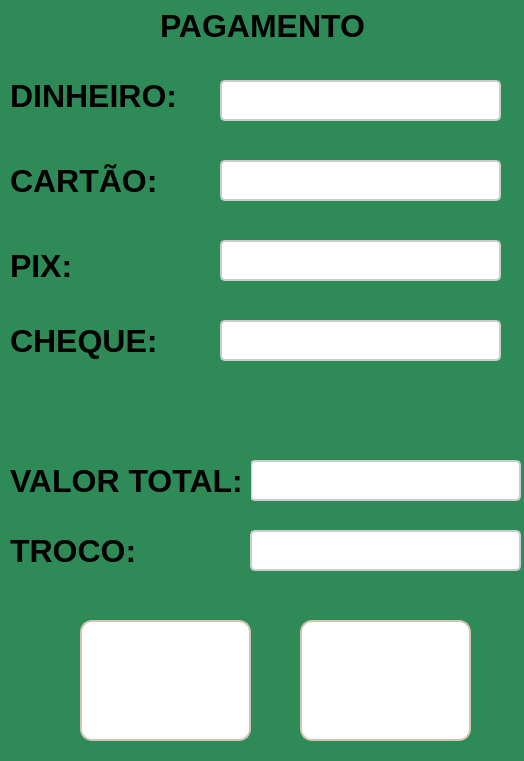
<?xml version="1.0" encoding="UTF-8"?>
<ui version="4.0">
 <class>frm_TelaPagamento</class>
 <widget class="QWidget" name="frm_TelaPagamento">
  <property name="geometry">
   <rect>
    <x>0</x>
    <y>0</y>
    <width>524</width>
    <height>761</height>
   </rect>
  </property>
  <property name="windowTitle">
   <string>Form</string>
  </property>
  <property name="styleSheet">
   <string notr="true">QWidget{
	background-color: #2E8B57;
}</string>
  </property>
  <widget class="QLabel" name="label">
   <property name="geometry">
    <rect>
     <x>160</x>
     <y>10</y>
     <width>211</width>
     <height>31</height>
    </rect>
   </property>
   <property name="styleSheet">
    <string notr="true">QLabel {
    font-size: 32px;
    color: #000000;
    font-weight: bold;
    text-shadow: 1px 1px 2px rgba(0, 0, 0, 0.4);
}</string>
   </property>
   <property name="text">
    <string>PAGAMENTO</string>
   </property>
  </widget>
  <widget class="QLineEdit" name="txt_Dinheiro">
   <property name="geometry">
    <rect>
     <x>220</x>
     <y>80</y>
     <width>281</width>
     <height>41</height>
    </rect>
   </property>
   <property name="styleSheet">
    <string notr="true">QLineEdit {
    border: 2px solid #cccccc; 
    border-radius: 5px; 
    padding: 6px; 
    font-size: 14px; 
    background-color: #ffffff;
    transition: all 0.3s ease;
	color: #000000;
}

QLineEdit:hover {
    border: 2px solid #3f51b5; 
    background-color: #f5f5f5; 
}
</string>
   </property>
  </widget>
  <widget class="QLabel" name="label_2">
   <property name="geometry">
    <rect>
     <x>10</x>
     <y>80</y>
     <width>191</width>
     <height>31</height>
    </rect>
   </property>
   <property name="styleSheet">
    <string notr="true">QLabel {
    font-size: 32px;
    color: #000000;
    font-weight: bold;
    text-shadow: 1px 1px 2px rgba(0, 0, 0, 0.4);
}</string>
   </property>
   <property name="text">
    <string>DINHEIRO:</string>
   </property>
  </widget>
  <widget class="QLineEdit" name="txt_Cheque">
   <property name="geometry">
    <rect>
     <x>220</x>
     <y>320</y>
     <width>281</width>
     <height>41</height>
    </rect>
   </property>
   <property name="styleSheet">
    <string notr="true">QLineEdit {
    border: 2px solid #cccccc; 
    border-radius: 5px; 
    padding: 6px; 
    font-size: 14px; 
    background-color: #ffffff;
    transition: all 0.3s ease;
	color: #000000;
}

QLineEdit:hover {
    border: 2px solid #3f51b5; 
    background-color: #f5f5f5; 
}
</string>
   </property>
  </widget>
  <widget class="QLabel" name="label_3">
   <property name="geometry">
    <rect>
     <x>10</x>
     <y>320</y>
     <width>151</width>
     <height>41</height>
    </rect>
   </property>
   <property name="styleSheet">
    <string notr="true">QLabel {
    font-size: 32px;
    color: #000000;
    font-weight: bold;
    text-shadow: 1px 1px 2px rgba(0, 0, 0, 0.4);
}</string>
   </property>
   <property name="text">
    <string>CHEQUE:</string>
   </property>
  </widget>
  <widget class="QLabel" name="label_4">
   <property name="geometry">
    <rect>
     <x>10</x>
     <y>160</y>
     <width>151</width>
     <height>41</height>
    </rect>
   </property>
   <property name="styleSheet">
    <string notr="true">QLabel {
    font-size: 32px;
    color: #000000;
    font-weight: bold;
    text-shadow: 1px 1px 2px rgba(0, 0, 0, 0.4);
}</string>
   </property>
   <property name="text">
    <string>CARTÃO:</string>
   </property>
  </widget>
  <widget class="QLineEdit" name="txt_Cartao">
   <property name="geometry">
    <rect>
     <x>220</x>
     <y>160</y>
     <width>281</width>
     <height>41</height>
    </rect>
   </property>
   <property name="styleSheet">
    <string notr="true">QLineEdit {
    border: 2px solid #cccccc; 
    border-radius: 5px; 
    padding: 6px; 
    font-size: 14px; 
    background-color: #ffffff;
    transition: all 0.3s ease;
	color: #000000;
}

QLineEdit:hover {
    border: 2px solid #3f51b5; 
    background-color: #f5f5f5; 
}
</string>
   </property>
  </widget>
  <widget class="QLabel" name="label_5">
   <property name="geometry">
    <rect>
     <x>10</x>
     <y>250</y>
     <width>71</width>
     <height>31</height>
    </rect>
   </property>
   <property name="styleSheet">
    <string notr="true">QLabel {
    font-size: 32px;
    color: #000000;
    font-weight: bold;
    text-shadow: 1px 1px 2px rgba(0, 0, 0, 0.4);
}</string>
   </property>
   <property name="text">
    <string>PIX:</string>
   </property>
  </widget>
  <widget class="QLineEdit" name="txt_Pix">
   <property name="geometry">
    <rect>
     <x>220</x>
     <y>240</y>
     <width>281</width>
     <height>41</height>
    </rect>
   </property>
   <property name="styleSheet">
    <string notr="true">QLineEdit {
    border: 2px solid #cccccc; 
    border-radius: 5px; 
    padding: 6px; 
    font-size: 14px; 
    background-color: #ffffff;
    transition: all 0.3s ease;
	color: #000000;
}

QLineEdit:hover {
    border: 2px solid #3f51b5; 
    background-color: #f5f5f5; 
}
</string>
   </property>
  </widget>
  <widget class="QLineEdit" name="txt_Total">
   <property name="enabled">
    <bool>false</bool>
   </property>
   <property name="geometry">
    <rect>
     <x>250</x>
     <y>460</y>
     <width>271</width>
     <height>41</height>
    </rect>
   </property>
   <property name="styleSheet">
    <string notr="true">QLineEdit {
    border: 2px solid #cccccc; 
    border-radius: 5px; 
    padding: 6px; 
    font-size: 14px; 
    background-color: #ffffff;
    transition: all 0.3s ease;
	color: #000000;
}

QLineEdit:hover {
    border: 2px solid #3f51b5; 
    background-color: #f5f5f5; 
}
</string>
   </property>
  </widget>
  <widget class="QLabel" name="label_6">
   <property name="geometry">
    <rect>
     <x>10</x>
     <y>460</y>
     <width>241</width>
     <height>41</height>
    </rect>
   </property>
   <property name="styleSheet">
    <string notr="true">QLabel {
    font-size: 32px;
    color: #000000;
    font-weight: bold;
    text-shadow: 1px 1px 2px rgba(0, 0, 0, 0.4);
}</string>
   </property>
   <property name="text">
    <string>VALOR TOTAL:</string>
   </property>
  </widget>
  <widget class="QLineEdit" name="txt_Troco">
   <property name="enabled">
    <bool>false</bool>
   </property>
   <property name="geometry">
    <rect>
     <x>250</x>
     <y>530</y>
     <width>271</width>
     <height>41</height>
    </rect>
   </property>
   <property name="styleSheet">
    <string notr="true">QLineEdit {
    border: 2px solid #cccccc; 
    border-radius: 5px; 
    padding: 6px; 
    font-size: 14px; 
    background-color: #ffffff;
    transition: all 0.3s ease;
	color: #000000;
}

QLineEdit:hover {
    border: 2px solid #3f51b5; 
    background-color: #f5f5f5; 
}
</string>
   </property>
   <property name="text">
    <string/>
   </property>
  </widget>
  <widget class="QLabel" name="label_7">
   <property name="geometry">
    <rect>
     <x>10</x>
     <y>530</y>
     <width>131</width>
     <height>41</height>
    </rect>
   </property>
   <property name="styleSheet">
    <string notr="true">QLabel {
    font-size: 32px;
    color: #000000;
    font-weight: bold;
    text-shadow: 1px 1px 2px rgba(0, 0, 0, 0.4);
}</string>
   </property>
   <property name="text">
    <string>TROCO:</string>
   </property>
  </widget>
  <widget class="QPushButton" name="btn_CalcularTroco">
   <property name="geometry">
    <rect>
     <x>80</x>
     <y>620</y>
     <width>171</width>
     <height>121</height>
    </rect>
   </property>
   <property name="styleSheet">
    <string notr="true">QPushButton {
    background-color: #ffffff; 
    border: 2px solid #d1c4b2; 
    border-radius: 12px; 
    color: #5a5a5a;
    font-size: 14px;
    font-weight: bold;
    padding: 10px 16px; 
    background-image:url(:/icon_Troco/converter_resized.png);
    background-repeat: no-repeat;
    background-position: center;
    transition: all 0.3s ease;
}

QPushButton:hover {
    background-color: #f2ebe0;
    border-color: #c4b49e;
}

QPushButton:pressed {
    background-color: #e8dfcf;
    border-color: #b39b8d;
    padding-left: 12px;
    padding-top: 4px;
}</string>
   </property>
   <property name="text">
    <string/>
   </property>
  </widget>
  <widget class="QPushButton" name="btn_pagamento">
   <property name="geometry">
    <rect>
     <x>300</x>
     <y>620</y>
     <width>171</width>
     <height>121</height>
    </rect>
   </property>
   <property name="styleSheet">
    <string notr="true">QPushButton {
    background-color: #ffffff; 
    border: 2px solid #d1c4b2; 
    border-radius: 12px; 
    color: #5a5a5a;
    font-size: 14px;
    font-weight: bold;
    padding: 10px 16px; 
    background-image:url(:/icon_pagamento/forma-de-pagamento AA (2).png);
    background-repeat: no-repeat;
    background-position: center;
    transition: all 0.3s ease;
}

QPushButton:hover {
    background-color: #f2ebe0;
    border-color: #c4b49e;
}

QPushButton:pressed {
    background-color: #e8dfcf;
    border-color: #b39b8d;
    padding-left: 12px;
    padding-top: 4px;
}</string>
   </property>
   <property name="text">
    <string/>
   </property>
  </widget>
 </widget>
 <resources>
  <include location="icon_pagamentoTe.qrc"/>
  <include location="icon_calcularTroco.qrc"/>
 </resources>
 <connections/>
</ui>
